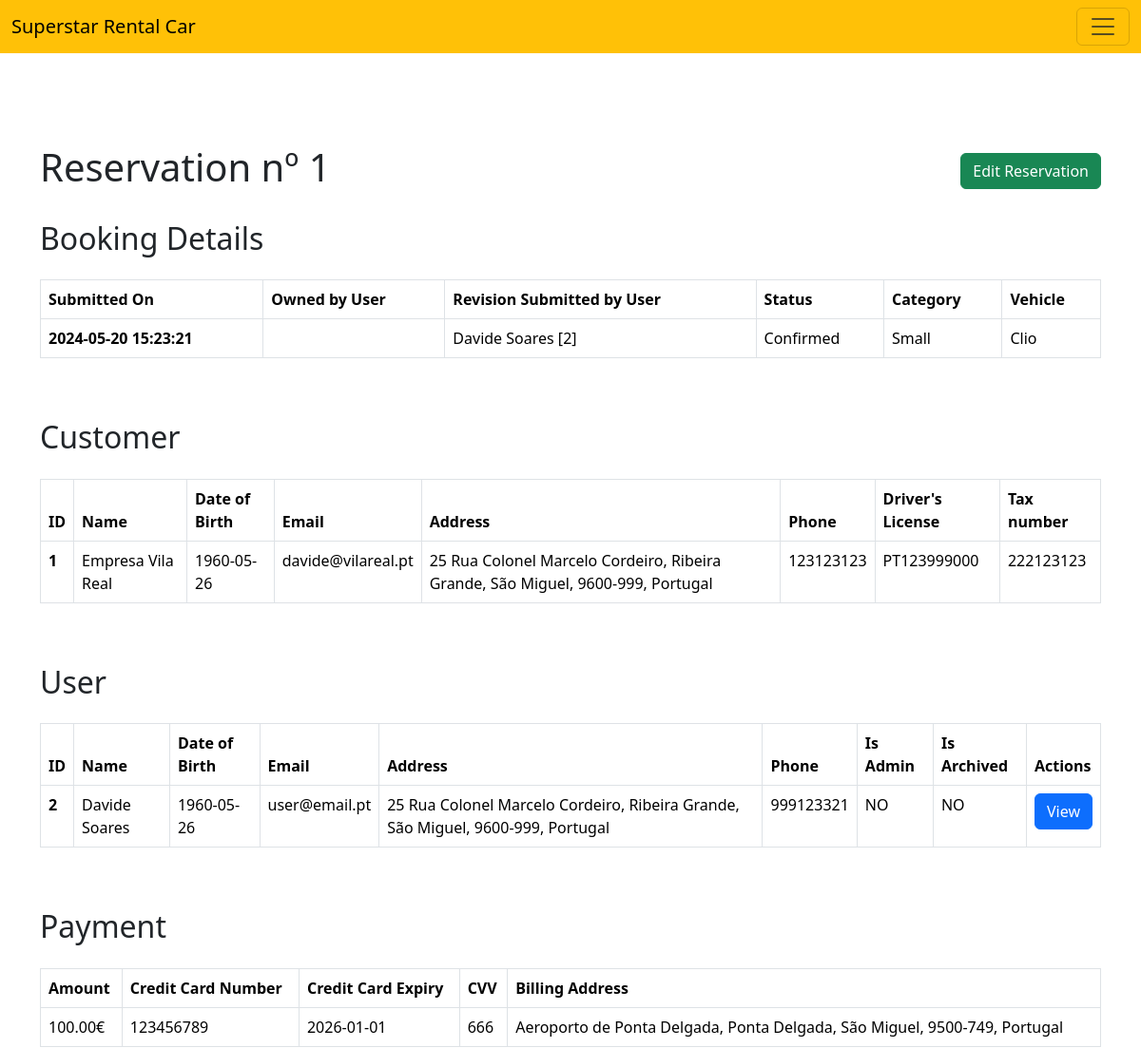
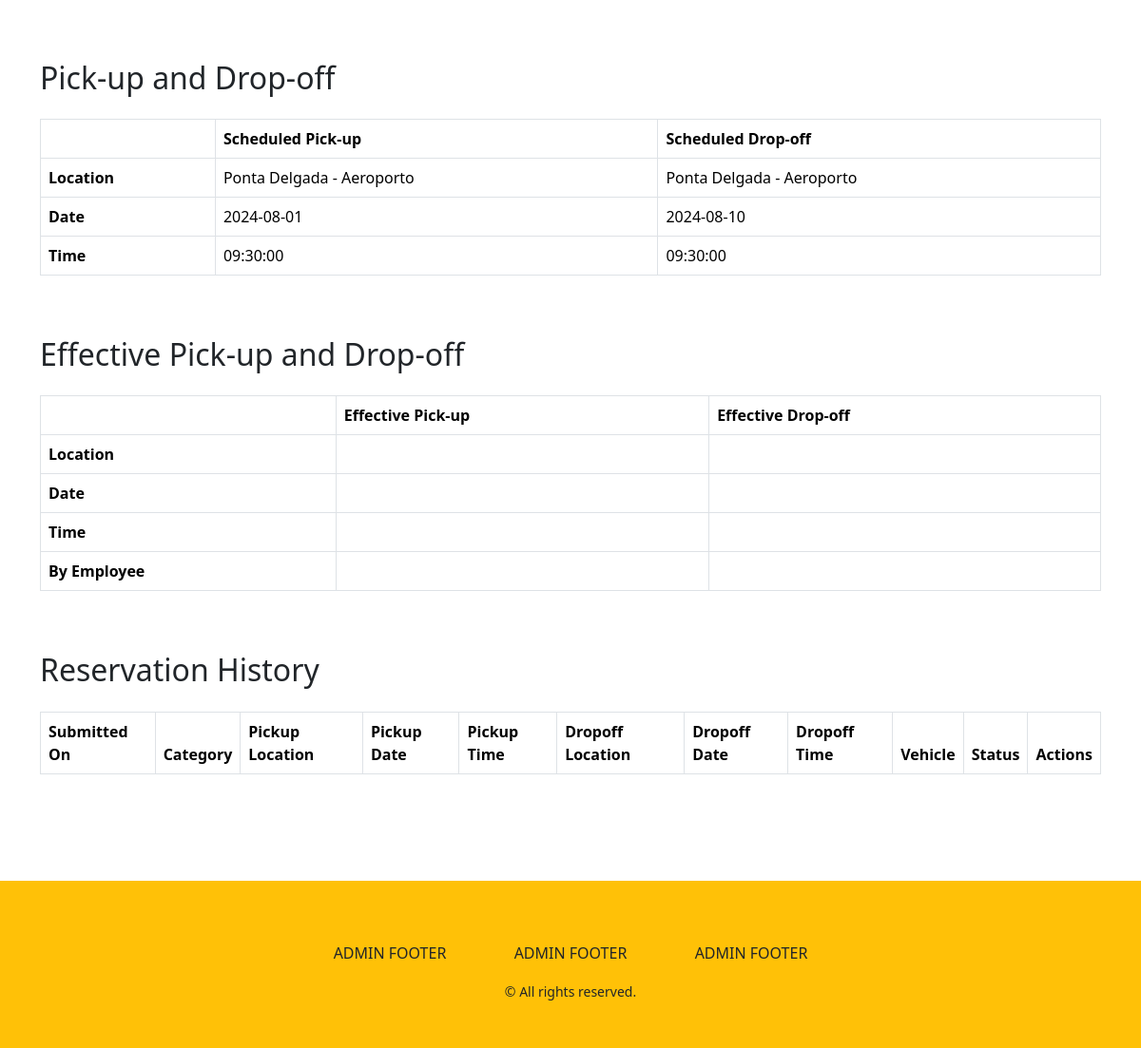
/project/src/html/admin/reservationView.php?reservationId=1 (signed in), run on the app's committed database (2 pictures, top to bottom).
### tables this page shows
CREATE TABLE IF NOT EXISTS reservation (
    id INT UNSIGNED NOT NULL AUTO_INCREMENT,
    ownerUser_id INT UNSIGNED,
    PRIMARY KEY (id),
    CONSTRAINT fk_reservation_user
        FOREIGN KEY (ownerUser_id)
        REFERENCES user(id)
);

CREATE TABLE IF NOT EXISTS revision (
    id INT UNSIGNED NOT NULL AUTO_INCREMENT,
    category_id INT UNSIGNED NOT NULL,
    customer_id INT UNSIGNED NOT NULL,
    status_id INT UNSIGNED NOT NULL,
    pickupLocation_id INT UNSIGNED NOT NULL,
    dropoffLocation_id INT UNSIGNED NOT NULL,
    pickupDate DATE NOT NULL,
    dropoffDate DATE NOT NULL,
    pickupTime TIME NOT NULL,
    dropoffTime TIME NOT NULL,
    totalPrice DECIMAL(6,2) NOT NULL,
     
    vehicle_id INT UNSIGNED NOT NULL,
    submittedByUser_id INT UNSIGNED,
    submittedTimestamp TIMESTAMP NOT NULL DEFAULT CURRENT_TIMESTAMP,

     
    effectivePickupDate DATE,
    effectivePickupTime TIME,
    effectivePickupLocation_id INT UNSIGNED,
    givenByUser_id INT UNSIGNED,

     
    effectiveDropoffDate DATE,
    effectiveDropoffTime TIME,
    effectiveDropoffLocation_id INT UNSIGNED,
    collectedByUser_id INT UNSIGNED,
    
    billingAddress_id INT UNSIGNED NOT NULL,
    creditCard_id INT UNSIGNED NOT NULL,
    reservation_id INT UNSIGNED NOT NULL,
    PRIMARY KEY (id),
    CONSTRAINT fk_revision_category
        FOREIGN KEY (category_id)
        REFERENCES category(id),
    CONSTRAINT fk_revision_customer
        FOREIGN KEY (customer_id)
        REFERENCES customer(id),
    CONSTRAINT fk_revision_status
        FOREIGN KEY (status_id)
        REFERENCES status(id),
    CONSTRAINT fk_revision_pickupLocation
        FOREIGN KEY (pickupLocation_id)
        REFERENCES location(id),
    CONSTRAINT fk_revision_dropoffLocation
        FOREIGN KEY (dropoffLocation_id)
        REFERENCES location(id),
    CONSTRAINT fk_revision_vehicle
        FOREIGN KEY (vehicle_id)
        REFERENCES vehicle(id),
    CONSTRAINT fk_revision_user
        FOREIGN KEY (submittedByUser_id)
        REFERENCES user(id),
    CONSTRAINT fk_revision_effectivePickupLocation
        FOREIGN KEY (effectivePickupLocation_id)
        REFERENCES location(id),
    CONSTRAINT fk_revision_effectiveDropoffLocation
        FOREIGN KEY (effectiveDropoffLocation_id)
        REFERENCES location(id),
    CONSTRAINT fk_revision_collectedByUser
        FOREIGN KEY (collectedByUser_id)
        REFERENCES user(id),
    CONSTRAINT fk_revision_givenByUser
        FOREIGN KEY (givenByUser_id)
        REFERENCES user(id),
    CONSTRAINT fk_revision_billingAddress
        FOREIGN KEY (billingAddress_id)
        REFERENCES address(id),
    CONSTRAINT fk_revision_creditCard
        FOREIGN KEY (creditCard_id)
        REFERENCES creditCard(id),
    CONSTRAINT fk_revision_reservation
        FOREIGN KEY (reservation_id)
        REFERENCES reservation(id)
);

CREATE TABLE IF NOT EXISTS user (
    id INT UNSIGNED NOT NULL AUTO_INCREMENT,
     
    email VARCHAR(90) NOT NULL,
    passwordHash VARCHAR(200) NOT NULL,
    name VARCHAR(90) NOT NULL,
    dateOfBirth DATE NOT NULL,
    address_id INT UNSIGNED NOT NULL,
    phone VARCHAR(25) NOT NULL,
    isAdmin BOOLEAN NOT NULL DEFAULT FALSE,
    isArchived BOOLEAN NOT NULL DEFAULT FALSE,
    PRIMARY KEY(id),
    CONSTRAINT fk_user_address
        FOREIGN KEY (address_id)
        REFERENCES address(id),
    CONSTRAINT UNIQUE (email)
);

CREATE TABLE IF NOT EXISTS status (
    id INT UNSIGNED NOT NULL AUTO_INCREMENT,
    statusName VARCHAR(45) NOT NULL,
    PRIMARY KEY (id)
);

CREATE TABLE IF NOT EXISTS category (
    id INT UNSIGNED NOT NULL AUTO_INCREMENT PRIMARY KEY,
    name VARCHAR(45) NOT NULL,
    description VARCHAR(90) NOT NULL,
    dailyRate DECIMAL(5,2) NOT NULL,
    isArchived BOOLEAN NOT NULL DEFAULT FALSE
);

CREATE TABLE IF NOT EXISTS vehicle_property (
    vehicle_id INT UNSIGNED NOT NULL,
    property_id INT UNSIGNED NOT NULL,
    propertyValue VARCHAR(45) NOT NULL,
    PRIMARY KEY (vehicle_id, property_id),
    CONSTRAINT fk_vehicle_property_vehicle
        FOREIGN KEY (vehicle_id)
        REFERENCES vehicle(id),
    CONSTRAINT fk_vehicle_property_property
        FOREIGN KEY (property_id)
        REFERENCES property(id)
);

CREATE TABLE IF NOT EXISTS customer (
    id INT UNSIGNED NOT NULL AUTO_INCREMENT,
    name VARCHAR(90) NOT NULL,
    email VARCHAR(90) NOT NULL,
    dateOfBirth DATE NOT NULL,
    address_id INT UNSIGNED NOT NULL,
    phone VARCHAR(25) NOT NULL,
    driversLicense VARCHAR(90) NOT NULL,
     
     
     
    taxNumber VARCHAR(20),
    user_id INT UNSIGNED,
    isArchived BOOLEAN NOT NULL DEFAULT FALSE,
    PRIMARY KEY(id),
    CONSTRAINT fk_customer_address
        FOREIGN KEY (address_id)
        REFERENCES address(id),
    CONSTRAINT fk_customer_user
        FOREIGN KEY (user_id)
        REFERENCES user(id)
     
     
     
);

CREATE TABLE IF NOT EXISTS address (
    id INT UNSIGNED NOT NULL AUTO_INCREMENT,
    street VARCHAR(90) NOT NULL,
    doorNumber VARCHAR(10),
    apartmentNr VARCHAR(10),
    city VARCHAR(45) NOT NULL,
    district VARCHAR(45) NOT NULL,
    postalCode VARCHAR(15) NOT NULL,
    country_id INT UNSIGNED NOT NULL,
    PRIMARY KEY (id),
    CONSTRAINT fk_address_country
        FOREIGN KEY (country_id)
        REFERENCES country(id)
);

CREATE TABLE IF NOT EXISTS country (
    id INT UNSIGNED NOT NULL AUTO_INCREMENT,
    name VARCHAR(45) NOT NULL,
    code VARCHAR(6) NOT NULL,
    PRIMARY KEY (id)
);

CREATE TABLE IF NOT EXISTS creditCard (
    id INT UNSIGNED NOT NULL AUTO_INCREMENT,
    ccNumber VARCHAR(16) NOT NULL,
    ccExpiry DATE NOT NULL,
    ccCVV VARCHAR(3) NOT NULL,
    PRIMARY KEY (id)
);

CREATE TABLE location (
    id INT UNSIGNED NOT NULL AUTO_INCREMENT,
    name VARCHAR(90) NOT NULL,
    address_id INT UNSIGNED NOT NULL,
    island_id INT UNSIGNED NOT NULL,
    isArchived BOOLEAN NOT NULL DEFAULT FALSE,
    PRIMARY KEY (id),
    CONSTRAINT fk_location_address
        FOREIGN KEY (address_id)
        REFERENCES address(id),
    CONSTRAINT fk_location_island
        FOREIGN KEY (island_id)
        REFERENCES island(id)
);

### project/src/html/admin/reservationView.php (the view, shortened to what the rows shown need)
<?php
require_once $_SERVER['DOCUMENT_ROOT'] . '/src/html/components/header.php';
try {
    $reservation = Reservation::find($_GET['reservationId']);
    $reservation->loadRelation('ownerUser', 'user');
    $revisions = $reservation->findAllRevisions();
    $latestRevision = array_pop($revisions);
    $latestRevision
        ->loadReservation()
        ->loadCategory()
        ->loadStatus()
        ->loadVehicle()
        ->loadPickupLocation()
        ->loadDropoffLocation()
        ->loadEffectivePickupLocation()
        ->loadEffectiveDropoffLocation()
        ->loadCustomer()
        ->loadBillingAddress()
        ->loadCreditCard()
        ->loadRelation('submittedByUser', 'user')
        ->loadRelation('givenByUser', 'user')
        ->loadRelation('collectedByUser', 'user')
        ->getCustomer()
        ->loadRelation('user')
        ->loadRelation('address')
        ->getAddress()
        ->loadRelation('country');
    $latestRevision
        ->getCustomer()
        ->loadRelation('user')
        ->getUser()
        ->loadRelation('address')
        ->getAddress()
        ->loadRelation('country');
    $latestRevision
        ->getBillingAddress()
        ->loadRelation('country');
} catch(e) {
}
echo getHeader();
?>
<body>
    <div class="container mt-5">
        <div class="d-flex flex-wrap justify-content-between align-items-center pt-5 mb-4">
            <h1>Reservation nº <?php echo $reservation->getId() ?></h1>
            <a class="btn btn-success" href="/src/html/admin/reservationEdit.php?reservationId=<?php echo $reservation->getId() ?>">Edit Reservation</a>
        </div>
        <h2 class="mb-4">Booking Details</h2 class="mb-4">
        <div class="table-responsive mb-5">
            <table class="table table-bordered">
                <thead>
                    <tr>
                        <th>Submitted On</th>
                        <th>Owned by User</th>
                        <th>Revision Submitted by User</th>
                        <th>Status</th>
                        <th>Category</th>
                        <th>Vehicle</th>
                    </tr>
                </thead>
                <tbody>
                    <tr>
                        <th><?php echo $latestRevision->getSubmittedTimestamp() ?></th>
                        <td><?php echo $reservation->getOwnerUser() === null ? null : $reservation->getOwnerUser()->getName() . ' ' . '[' . $reservation->getOwnerUser()->getId() . ']' ?></td>
                        <td><?php echo $latestRevision->getSubmittedByUser() === null ? null : $latestRevision->getSubmittedByUser()->getName() . ' ' . '[' . $latestRevision->getSubmittedByUser()->getId() . ']' ?></td>
                        <td><?php echo $latestRevision->getStatus()->getStatusName() ?></td>
                        <td><?php echo $latestRevision->getCategory()->getName() ?></td>
                        <td><?php echo $latestRevision->getVehicle() === null ? null : $latestRevision->getVehicle()->Brand . ' ' . $latestRevision->getVehicle()->Model ?></td>
                    </tr>
                </tbody>
            </table>
        </div>
        <h2 class="mb-4">Customer</h2 class="mb-4">
        <div class="table-responsive mb-5">
            <table class="table table-bordered">
                <thead>
                    <tr>
                        <th>ID</th>
                        <th>Name</th>
                        <th>Date of Birth</th>
                        <th>Email</th>
                        <th>Address</th>
                        <th>Phone</th>
                        <th>Driver's License</th>
                        <th>Tax number</th>
                    </tr>
                </thead>
                <tbody>
                    <tr>
                        <?php $customer = $latestRevision->getCustomer() ?>
                        <th><?php echo $customer->getId() ?></th>
                        <td><?php echo $customer->getName() ?></td>
                        <td><?php echo $customer->getDateOfBirth() ?></td>
                        <td><?php echo $customer->getEmail() ?></td>
                        <td><?php echo $customer->getAddress() ?></td>
                        <td><?php echo $customer->getPhone() ?></td>
                        <td><?php echo $customer->getDriversLicense() ?></td>
                        <td><?php echo $customer->getTaxNumber() ?></td>
                    </tr>
                </tbody>
            </table>
        </div>
        <h2 class="mb-4">User</h2 class="mb-4">
        <div class="table-responsive mb-5">
            <table class="table table-bordered">
                <thead>
                    <tr>
                        <th>ID</th>
                        <th>Name</th>
                        <th>Date of Birth</th>
                        <th>Email</th>
                        <th>Address</th>
                        <th>Phone</th>
                        <th>Is Admin</th>
                        <th>Is Archived</th>
                        <th>Actions</th>
                    </tr>
                </thead>
                <tbody>
                    <tr>
                        <?php $user = $customer->getUser();
                        if ($user !== null) { ?>
                            <th><?php echo $user->getId() ?></th>
                            <td><?php echo $user->getName() ?></td>
                            <td><?php echo $user->getDateOfBirth() ?></td>
                            <td><?php echo $user->getEmail() ?></td>
                            <td><?php echo $user->getAddress() ?></td>
                            <td><?php echo $user->getPhone() ?></td>
                            <td><?php echo $user->getIsAdmin() ? 'YES' : 'NO' ?></td>
                            <td><?php echo $user->getIsArchived() ? 'YES' : 'NO' ?></td>
                            <td><a class="btn btn-primary" href="/src/html/admin/userView?userId=<?php echo $user->getId() ?>">View</a></td>
                        <?php } ?>
                    </tr>
                </tbody>
            </table>
        </div>
        <h2 class="mb-4">Payment</h2 class="mb-4">
        <div class="table-responsive mb-5">
            <table class="table table-bordered">
                <thead>
                    <tr>
                        <th>Amount</th>
                        <th>Credit Card Number</th>
                        <th>Credit Card Expiry</th>
                        <th>CVV</th>
                        <th>Billing Address</th>
                    </tr>
                </thead>
                <tbody>
                    <tr>
                        <?php $cc = $latestRevision->getCreditCard() ?>
                        <td><?php echo $latestRevision->getTotalPriceToString() ?></td>
                        <td><?php echo $cc->getCcNumber() ?></td>
                        <td><?php echo $cc->getCcExpiry() ?></td>
                        <td><?php echo $cc->getCcCVV() ?></td>
                        <td><?php echo $latestRevision->getBillingAddress() ?></td>
                    </tr>
                </tbody>
            </table>
        </div>
        <h2 class="mb-4">Pick-up and Drop-off</h2 class="mb-4">
        <div class="table-responsive mb-5">
            <table class="table table-bordered">
                <thead>
                    <tr>
                        <th></th>
                        <th>Scheduled Pick-up</th>
                        <th>Scheduled Drop-off</th>
                    </tr>
                </thead>
                <tbody>
                    <tr>
                        <th>Location</th>
                        <td><?php echo $latestRevision->getPickupLocation()->getName() ?></td>
                        <td><?php echo $latestRevision->getDropoffLocation()->getName() ?></td>
                    </tr>
                    <tr>
                        <th>Date</th>
                        <td><?php echo  $latestRevision->getPickupDate() ?></td>
                        <td><?php echo  $latestRevision->getDropoffDate() ?></td>
                    </tr>
                    <tr>
                        <th>Time</th>
                        <td><?php echo  $latestRevision->getPickupTime() ?></td>
                        <td><?php echo  $latestRevision->getDropoffTime() ?></td>
                    </tr>
                </tbody>
            </table>
        </div>
        <h2 class="mb-4">Effective Pick-up and Drop-off</h2 class="mb-4">
        <div class="table-responsive mb-5">
            <table class="table table-bordered">
                <thead>
                    <tr>
                        <th></th>
                        <th>Effective Pick-up</th>
                        <th>Effective Drop-off</th>
                    </tr>
                </thead>
                <tbody>
                    <tr>
                        <th>Location</th>
                    </tr>
                    <tr>
                        <th>Date</th>
                    </tr>
                    <tr>
                        <th>Time</th>
                    </tr>
                    <tr>
                        <th>By Employee</th>
                    </tr>
                </tbody>
            </table>
        </div>
        <h2 class="mb-4">Reservation History</h2 class="mb-4">
        <div class="table-responsive mb-5">
            <table class="table table-bordered">
                <thead>
                    <tr>
                        <th>Submitted On</th>
                        <th>Category</th>
                        <th>Pickup Location</th>
                        <th>Pickup Date</th>
                        <th>Pickup Time</th>
                        <th>Dropoff Location</th>
                        <th>Dropoff Date</th>
                        <th>Dropoff Time</th>
                        <th>Vehicle</th>
                        <th>Status</th>
                        <th>Actions</th>
                    </tr>
                </thead>
            </table>
        </div>
    </div>
</body>
</html>

### data on the page
reservation: id "1"
revision: submittedTimestamp "2024-05-20 15:23:21", totalPrice "100.00€", pickupDate "2024-08-01", dropoffDate "2024-08-10", pickupTime "09:30:00", dropoffTime "09:30:00"
user: name "Davide Soares", id "2", dateOfBirth "1960-05-26", email "user@email.pt", phone "999123321"
status: statusName "Confirmed"
category: name "Small"
vehicle_property: propertyValue "Clio"
customer: id "1", name "Empresa Vila Real", dateOfBirth "1960-05-26", email "davide@vilareal.pt", phone "123123123", driversLicense "PT123999000", taxNumber "222123123"
address: $customer->getAddress() "25 Rua Colonel Marcelo Cordeiro, Ribeira Grande, São Miguel, 9600-999, Portugal", $user->getAddress() "25 Rua Colonel Marcelo Cordeiro, Ribeira Grande, São Miguel, 9600-999, Portugal"
creditcard: ccNumber "123456789", ccExpiry "2026-01-01", ccCVV "666"
address: $latestRevision->getBillingAddress() "Aeroporto de Ponta Delgada, Ponta Delgada, São Miguel, 9500-749, Portugal"
location: name "Ponta Delgada - Aeroporto"
